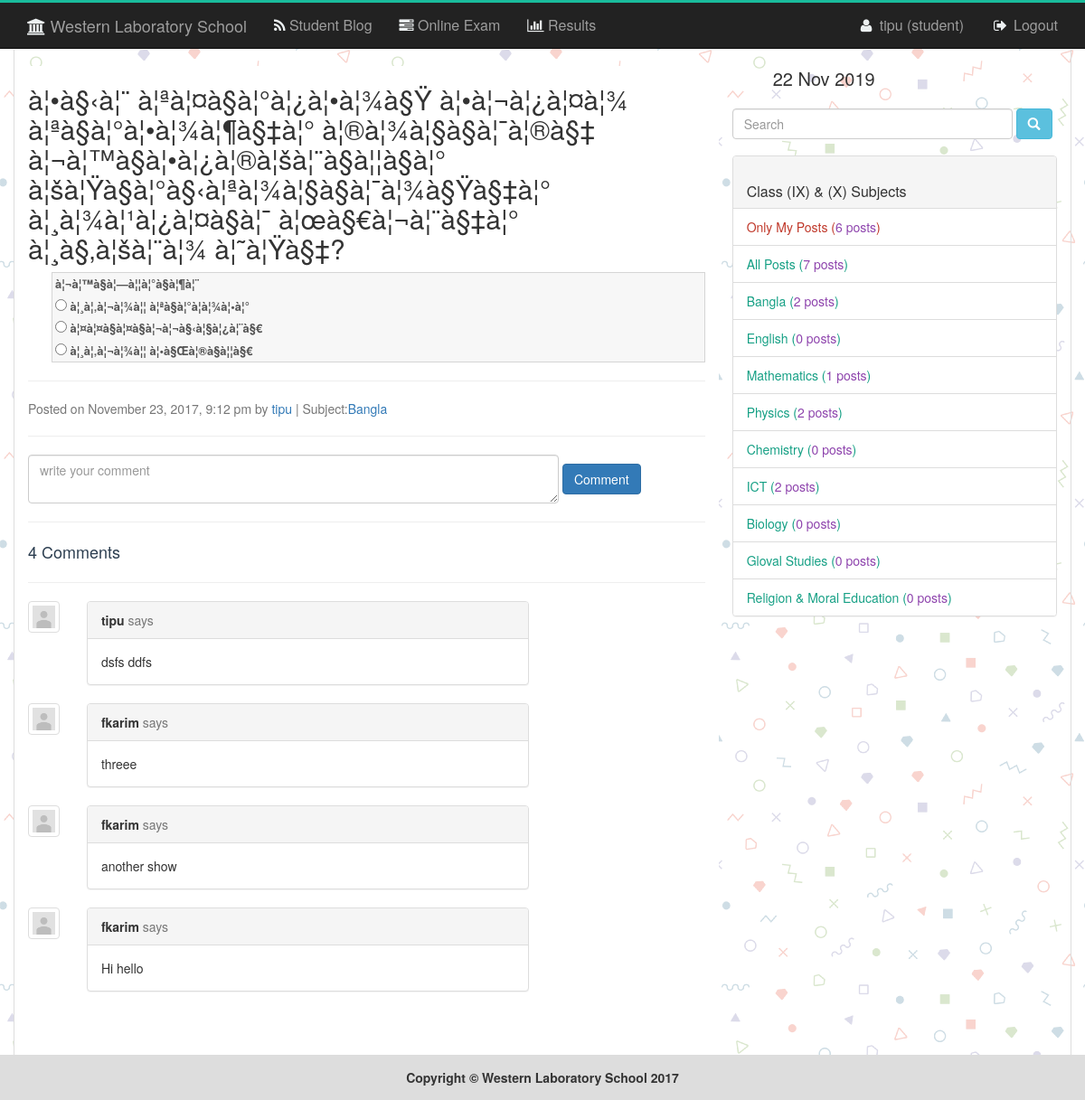
The page /singlepost.php?pid=29 (signed in) on the database its author committed.
### tables this page shows
CREATE TABLE `tbl_post` (
  `id` int(11) NOT NULL,
  `title` varchar(255) NOT NULL,
  `description` text NOT NULL,
  `user_id` int(4) NOT NULL,
  `sub_id` int(4) NOT NULL,
  `pdate` timestamp NOT NULL DEFAULT CURRENT_TIMESTAMP,
  `image` varchar(255) NOT NULL
);

CREATE TABLE `tbl_student` (
  `id` int(11) NOT NULL,
  `name` varchar(50) NOT NULL,
  `username` varchar(50) NOT NULL,
  `password` varchar(32) NOT NULL,
  `class` int(11) NOT NULL,
  `phone` varchar(30) NOT NULL
);

CREATE TABLE `tbl_subject` (
  `id` int(11) NOT NULL,
  `name` varchar(30) NOT NULL
);

CREATE TABLE `tbl_comment` (
  `id` int(11) NOT NULL,
  `comment` text NOT NULL,
  `postid` int(11) NOT NULL,
  `username` varchar(20) NOT NULL
);

### libs/Database.php (called while the page is built, shortened)
<?php
Class Database{
	public $host   = DB_HOST;
	public $user   = DB_USER;
	public $pass   = DB_PASS;
	public $dbname = DB_NAME;
	public $link;
	private function connectDB(){
	$this->link = new mysqli($this->host, $this->user, $this->pass, $this->dbname);
 }
	public function select($query){
		$result = $this->link->query($query) or die($this->link->error.__LINE__);
		if($result->num_rows > 0){
			return $result;
		} else {
			return false;
		}
	}
}

### classes/PostComment.php (called while the page is built, shortened)
<?php
	include_once ("/../libs/Session.php");
    include_once ("/../libs/Database.php");
    include_once ("/../helpers/Format.php");
Class PostComment{
	private $db;
	public function __construct(){
		$this->db = new Database();
	}
	public function getSubject(){
		$sql = "SELECT * FROM tbl_subject ORDER BY id ASC";
		$result = $this->db->select($sql);
		return $result;
	}
	public function getTotalPostRows(){
		$sql = "SELECT * FROM tbl_post ORDER BY id DESC";
		$result = $this->db->select($sql);
		return $result;
	}
	public function userTotalPost(){
		$userid = Session::get("userid");
		$sql = "SELECT * FROM tbl_post WHERE user_id='$userid'";
		$result = $this->db->select($sql);
		$count = $result->num_rows;
		return $count;
	}
	public function getSinglePost($postId){
		$sql = "SELECT tbl_post.*, tbl_student.username,tbl_subject.name
				FROM tbl_post
				INNER JOIN tbl_student
				ON tbl_post.user_id = tbl_student.id
				INNER JOIN tbl_subject
				ON tbl_post.sub_id = tbl_subject.id
				WHERE tbl_post.id='$postId'";
		$result = $this->db->select($sql);
		if ($result) {
			return $result;
		}else{
			return false;
		}
	}
	public function subjectWisePost($subid){
		$sql = "SELECT tbl_post.*, tbl_student.username,tbl_subject.name
				FROM tbl_post
				INNER JOIN tbl_student
				ON tbl_post.user_id = tbl_student.id
				INNER JOIN tbl_subject
				ON tbl_post.sub_id = tbl_subject.id
				WHERE tbl_post.sub_id='$subid'";
		$result = $this->db->select($sql);
		if ($result) {
			return $result;
		}else{
			return false;
		}
	}
	public function getSinglePostComment($postId){
		$sql = "SELECT * FROM tbl_comment WHERE postid='$postId' ORDER BY id DESC";
		$result = $this->db->select($sql);
		if ($result) {
			return $result;
		}else{
			return false;
		}
	}
}
?>

### helpers/Format.php (called while the page is built, shortened)
<?php
class Format{
	public function formatDate($date){
		return date('F j, Y, g:i a', strtotime($date));
	}
}
?>

### libs/Session.php (called while the page is built, shortened)
<?php
class Session{
	 public static function get($key){
	 	if (isset($_SESSION[$key])) {
	 		return $_SESSION[$key];
	 	} else {
	 		return false;
	 	}
	 }
}
?>

### singlepost.php (the view, shortened to what this page needs)
<?php
include_once "header.php";
if (isset($_GET['pid'])) {
	$postId = $_GET['pid'];
}else{
	header("Location: index.php");
}
?>
<section class="singlepost clearfix">
      <div class="container obls_border obls_margin">
        <div class="row obls_padding">
          <div class="col-md-8" id="postdetails" style="background:#fff">
	          <?php
	          	$singlepost = $pc->getSinglePost($postId);
	          	if ($singlepost) {
	          	while ($row = $singlepost->fetch_assoc()) {
	          ?>
	            <div class="card-body">
	              <h2 class="card-title"><?php echo $row['title'];?></h2>
	             <?php if (isset($row['description'])) {  ?>
	              <div class="card-text"><?php echo $row['description'];?></div>
	              <?php  } 	?>
	            </div>
	            <hr>
	            <div class="card-footer text-muted">
	              Posted on <?php echo $fm->formatdate($row['pdate']);?> by
	              <a href="#"><?php echo $row['username'];?></a>
	              | Subject:<a href="#"><?php echo $row['name'];?></a>
	            </div>
	         <?php
	     			}
	          	}else{
	          		echo "<span class='error'>Post not found !</span>";
	          	}
	          ?>
	          <hr>
	          <form class="form-inline" action="" method="POST">
    			  <textarea name="comment" cols="73" class="form-control" placeholder="write your comment"></textarea>
			      <input type="submit" name="postcomment" class="btn btn-primary" value="Comment"/>
			  </form>
			  <hr>
	          <div class="commentdesign">
	          	<?php
	          		$getcomment = $pc->getSinglePostComment($postId);
	          		if($getcomment){
	          			$countc = $getcomment->num_rows;
	          			echo "<span style='color:#2c3e50;font-size:18px;'>".$countc." Comments</span><hr>";
	          			while ($row = $getcomment->fetch_assoc()) {
	          		?>
					<div class="row">
					<div class="col-sm-1">
						<div class="thumbnail">
						<img class="img-responsive user-photo" src="assets/img/user.png">
						</div>
					</div>
					<div class="col-sm-8">
						<div class="panel panel-default">
						<div class="panel-heading">
						<strong><?php echo $row['username'];?></strong> <span class="text-muted">says</span>
						</div>
						<div class="panel-body">
						<?php echo $row['comment'];?>
						</div>
						</div>
					</div>
				</div>
         		<?php
	          			}
	          		}else{
	          			echo "<span style='color:#2c3e50;font-size:18px;'>0 Comment</span><hr>";
	          		}
	          	?>
	      	 </div>
          </div>
          <?php
          include_once "sidebar.php";
          ?>
        </div>
      </div>
    </section>
<?php
include_once "footer.php";
?>

### sidebar.php
<div class="col-md-4">
    <div class="row" style="padding-bottom:10px">
      <div class="col-md-12">
      <table class="tabBlock">
            <tr><td class="clock" id="dc"></td>
                <td style="padding-right:15px">
                </td>
                <td style="font-size:20px;padding-left:10px;"><?php echo date('d M Y');?></td>
            </tr>
    </table>
    </div>
   </div>
    <div class="row" style="padding-bottom:10px">
        <form class="navbar-form navbar-left" role="search" action="" method="GET">
          <div class="form-group">
            <input style="width:310px;" type="text" name="search" class="form-control" placeholder="Search">
          </div>
          <button type="submit" class="btn btn-info"><span class="glyphicon glyphicon-search"></button>
        </form>
    </div>
    <div class="panel panel-default">
        <div class="panel-heading">
           <br><h3 class="panel-title">Class (IX) & (X) Subjects</h3>
        </div>
        <div class="list-group subject_link">
          <?php
              $subs = $pc->getSubject();
              if (isset($subs)) {
              $userposts = $pc->userTotalPost();
              $allpost = $pc->getTotalPostRows();
              $allpost = $allpost->num_rows;
          ?>
                <?php
                 if (Session::get("checkusertype")) {
                ?>
                <a style='color:#c0392b' href="index.php?usid=<?php echo Session::get("userid");?>" class="list-group-item">Only My Posts (<?php echo "<span style='color:#8e44ad'>".$userposts;?> posts</span>)</a>
                <?php } ?>
                <a href="index.php" class="list-group-item">All Posts (<?php echo "<span style='color:#8e44ad'>".$allpost;?> posts</span>)</a>
          <?php
                while ($row = $subs->fetch_assoc()) {
                  $indSubpost = $pc->subjectWisePost($row['id']);
                  if ($indSubpost) {
                    $countIndSubPost = $indSubpost->num_rows;
                  }else{
                    $countIndSubPost = 0;
                  }
          ?>
              <a href="index.php?subid=<?php echo $row['id'];?>" class="list-group-item"><?php echo $row['name'];?> (<?php echo "<span style='color:#8e44ad'>".$countIndSubPost;?> posts</span>)</a>
            <?php
                }
              }else{
                echo "No subject found";
              }
          ?>
       </div>
    </div>
</div>

### assets/css/main.css (style rules this page uses)
body { background-image: url("../img/logintexture.png"); }
.subject_link a { color: #16a085; }
.obls_border { border-left: 1px solid #ddd; border-right: 1px solid #ddd; }
.obls_margin { margin-top: 55px; }
.obls_padding { padding-top: 18px; }
.tabBlock { background-color: transparent; border:solid 0px #FFA54F; border-radius:5px; -moz-border-radius:5px; -webkit-border-radius:5px; min-width:200px; width:100%; overflow:hidden; display:block; }
.clock { vertical-align:middle; font-family:Orbitron; font-size:40px; font-weight:normal; color:green; padding:0 10px; }
#postdetails { min-height: 550px; padding-bottom: 30px; }
.commentdesign { margin: 20px 0px; }

### rows shown on the page
tbl_post: title "à¦•à§‹à¦¨ à¦ªà¦¤à§à¦°à¦¿à¦•à¦¾à§Ÿ à¦•à¦¬à¦¿à¦¤à¦¾ à¦ªà§à¦°à¦•à¦¾à¦¶à§‡à¦° à¦®à¦¾à¦§à§à¦¯à¦®à§‡ à¦¬à¦™à§à¦•à¦¿à¦®à¦šà¦¨à§à¦¦à§à¦° à¦šà¦Ÿà§à¦°à§‹à¦ªà¦¾à¦§à§à¦¯à¦¾à§Ÿà§‡à¦° à¦¸à¦¾à¦¹à¦¿à¦¤à§à¦¯ à¦œà§€à¦¬à¦¨à§‡à¦° à¦¸à§‚à¦šà¦¨à¦¾ à¦˜à¦Ÿà§‡?", pdate "November 23, 2017, 9:12 pm", tbl_student.username "tipu", tbl_subject.name "Bangla"
tbl_comment: username "tipu", comment "dsfs ddfs"
tbl_comment: username "fkarim", comment "threee"
tbl_comment: username "fkarim", comment "another show"
tbl_comment: username "fkarim", comment "Hi hello"
tbl_subject: name "Bangla", countIndSubPost "2"
tbl_subject: name "English", countIndSubPost "0"
tbl_subject: name "Mathematics", countIndSubPost "1"
tbl_subject: name "Physics", countIndSubPost "2"
tbl_subject: name "Chemistry", countIndSubPost "0"
tbl_subject: name "ICT", countIndSubPost "2"
tbl_subject: name "Biology", countIndSubPost "0"
tbl_subject: name "Gloval Studies", countIndSubPost "0"
tbl_subject: name "Religion & Moral Education", countIndSubPost "0"

### other values the page prints
Session::get('username') "tipu"
Session::get("usertype") "student"
$countc "4"
$userposts "6"
$allpost "7"
